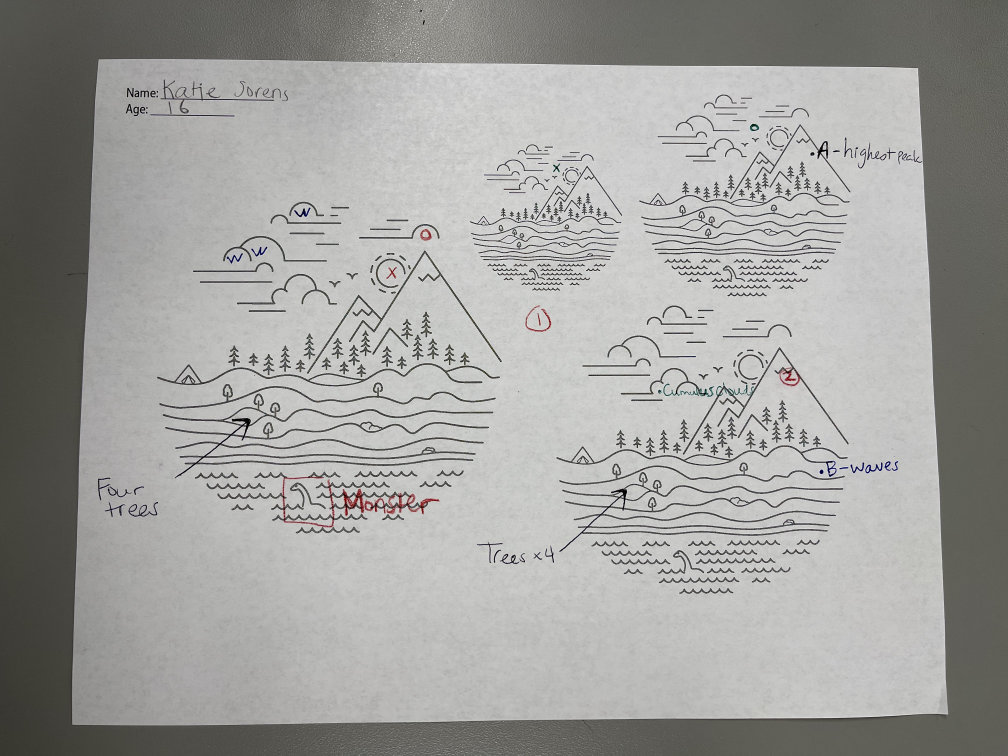
#> input picture sample1.jpeg, 4032 x 3024 px (shown at 1/4 size)
$ jupyter execute --allow-errors bird_view.ipynb
#> lines starting #> are read from the running program, lines starting #| are printed output that depends on the picture; after the words box and inside, x2 and y2 are one past the last pixel; in counts of white or black regions, pixels touching at a corner belong together
### utils.py
import cv2
import numpy as np
import matplotlib.pyplot as plt


def plott(img1, img2=None):
    if img2 is None:
        # plt.figure(figsize=(10, 10))
        if len(img1.shape) == 3:
            if img1.shape[-1] == 3:
                plt.imshow(img1[..., ::-1])
            else:
                plt.imshow(np.concatenate((img1[..., 2::-1], img1[..., 3:]), axis=2))
        else:
            plt.imshow(img1, cmap="gray")
    else:
        # plt.figure(figsize=(20, 20))
        if (
            len(img1.shape) == 3
            and len(img2.shape) == 3
            and img1.shape[-1] == 3
            and img2.shape[-1] == 3
        ):
            plt.subplot(121)
            plt.imshow(img1[..., ::-1])
            plt.subplot(122)
            plt.imshow(img2[..., ::-1])
        elif len(img1.shape) == 2 and len(img2.shape) == 2:
            plt.subplot(121)
            plt.imshow(img1, cmap="gray")
            plt.subplot(122)
            plt.imshow(img2, cmap="gray")
        elif len(img1.shape) == 3 and img1.shape[-1] == 3 and len(img2.shape) == 2:
            plt.subplot(121)
            plt.imshow(img1[..., ::-1])
            plt.subplot(122)
            plt.imshow(img2, cmap="gray")
        elif len(img1.shape) == 2 and len(img2.shape) == 3 and img2.shape[-1] == 3:
            plt.subplot(121)
            plt.imshow(img1, cmap="gray")
            plt.subplot(122)
            plt.imshow(img2[..., ::-1])
        elif (
            len(img1.shape) == 3
            and len(img2.shape) == 3
            and img1.shape[-1] == 4
            and img2.shape[-1] == 4
        ):
            plt.subplot(121)
            plt.imshow(np.concatenate((img1[..., 2::-1], img1[..., 3:]), axis=2))
            plt.subplot(122)
            plt.imshow(np.concatenate((img2[..., 2::-1], img2[..., 3:]), axis=2))
        elif (
            len(img1.shape) == 3
            and img1.shape[-1] == 3
            and len(img2.shape) == 3
            and img2.shape[-1] == 4
        ):
            plt.subplot(121)
            plt.imshow(img1[..., ::-1])
            plt.subplot(122)
            plt.imshow(np.concatenate((img2[..., 2::-1], img2[..., 3:]), axis=2))
        elif (
            len(img1.shape) == 3
            and img1.shape[-1] == 4
            and len(img2.shape) == 3
            and img2.shape[-1] == 3
        ):
            plt.subplot(121)
            plt.imshow(np.concatenate((img1[..., 2::-1], img1[..., 3:]), axis=2))
            plt.subplot(122)
            plt.imshow(img2[..., ::-1])
        elif len(img1.shape) == 3 and img1.shape[-1] == 4 and len(img2.shape) == 2:
            plt.subplot(121)
            plt.imshow(np.concatenate((img1[..., 2::-1], img1[..., 3:]), axis=2))
            plt.subplot(122)
            plt.imshow(img2, cmap="gray")
        elif len(img1.shape) == 2 and len(img2.shape) == 3 and img2.shape[-1] == 4:
            plt.subplot(121)
            plt.imshow(img1, cmap="gray")
            plt.subplot(122)
            plt.imshow(np.concatenate((img2[..., 2::-1], img2[..., 3:]), axis=2))


# [10 lines left out: function resize, not called in this run]


def gray(img):
    return cv2.cvtColor(img, cv2.COLOR_BGR2GRAY)


def hsv(img):
    return cv2.cvtColor(img, cv2.COLOR_BGR2HSV)


def blur(img, ksize=3):
    return cv2.blur(img, (ksize, ksize))


def canny(img, lt=100, ut=200, apertureSize=3):
    return cv2.Canny(img, lt, ut, apertureSize=apertureSize)


# [5 lines left out: function rotate, not called in this run]


def thresh(img, lt=128, ut=255, inv=True):
    return cv2.threshold(gray(img), lt, ut, cv2.THRESH_BINARY_INV if inv else cv2.THRESH_BINARY)[1]


def findContours(img, lt=128, ut=255, inv=True):
    return cv2.findContours(thresh(img, lt, ut, inv), cv2.RETR_EXTERNAL, cv2.CHAIN_APPROX_SIMPLE)[0]


# [4 lines left out: function drawContours, not called in this run]


def dilate(img, ksize=3, iters=1):
    kernel = np.ones((ksize, ksize), np.uint8)
    return cv2.dilate(img, kernel, iters)


def erode(img, ksize=3, iters=1):
    kernel = np.ones((ksize, ksize), np.uint8)
    return cv2.erode(img, kernel, iters)


def morphologyEx(img, ksize=3, morph=0):
    kernel = np.ones((ksize, ksize), np.uint8)
    return cv2.morphologyEx(img, cv2.MORPH_OPEN if morph==1 else cv2.MORPH_CLOSE, kernel)

### bird_view.ipynb
[cell 1]
from utils import *

[cell 2]
img = cv2.imread('sample1.jpeg')
#> img is the input picture: shape (3024, 4032, 3); mean B, G, R 157.6, 160.2, 160.5
plott(img)

[cell 3]
img_cpy = img.copy()
img_cpy[(img_cpy[..., :2].max(axis=2)-img_cpy[..., :2].min(axis=2)<10)] = (0, 0, 255)
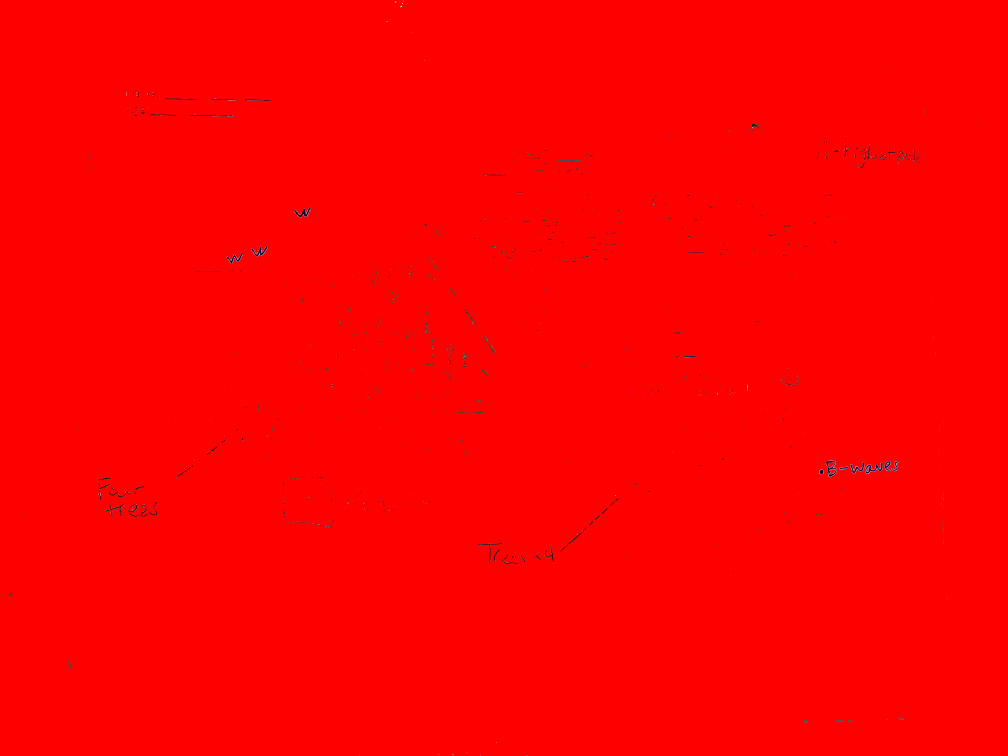
#> img_cpy: shape (3024, 4032, 3) (shown at 1/4 size); mean B, G, R 0.2, 0.2, 254.4

[cell 4]
plott(img_cpy)

[cell 5]
edged = cv2.Canny(img_cpy, 100, 200, apertureSize=3)
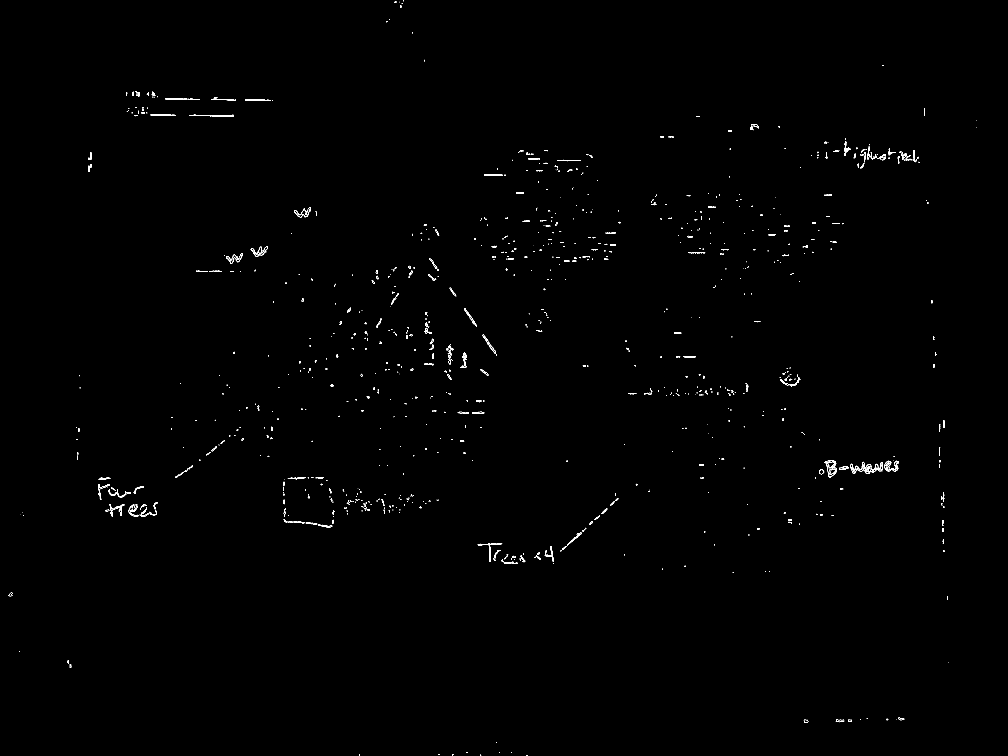
#> edged: shape (3024, 4032) (shown at 1/4 size); 0.23% white in thin lines or dots
plott(edged)

[cell 6]
kernel = np.ones((3, 3), np.uint8)
dilated = cv2.dilate(edged, kernel, iterations=1)
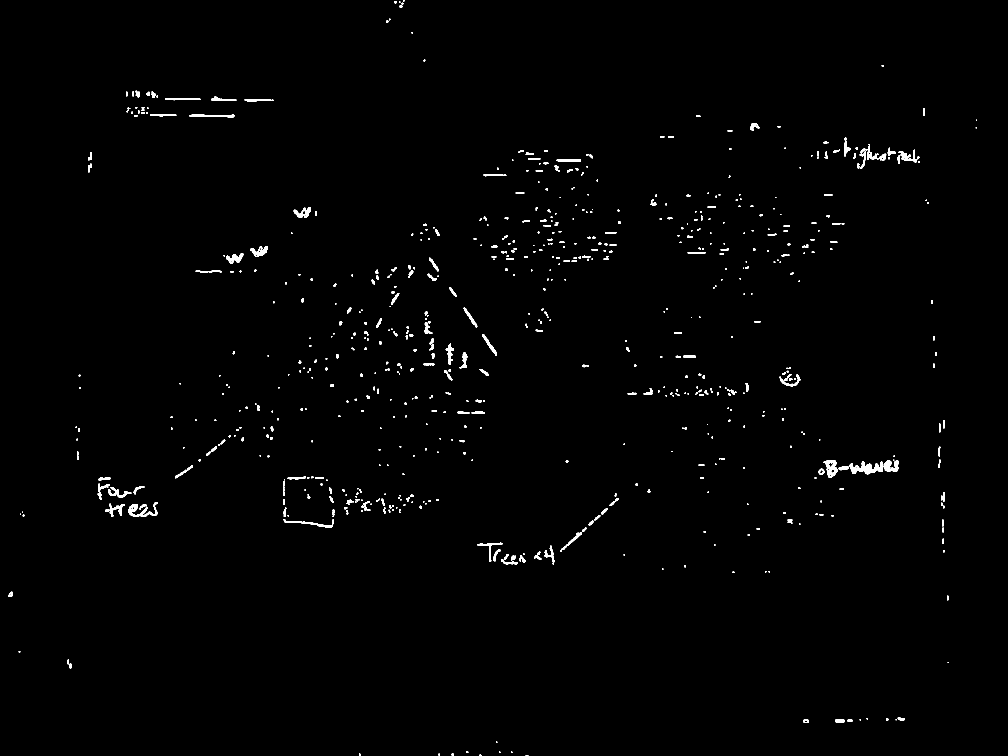
#> dilated: shape (3024, 4032) (shown at 1/4 size); 0.7% white; 771 white regions (29 under 20 px)
plott(dilated)

[cell 7]
cnts, _ = cv2.findContours(dilated, cv2.RETR_EXTERNAL, cv2.CHAIN_APPROX_SIMPLE)
#> cnts = 771 contours, 235 with area under 20; largest, box (x1, y1, x2, y2) and area: (3399, 1846, 3533, 1897) 3263, (3295, 1840, 3349, 1910) 2367, (3535, 1842, 3596, 1887) 1592, (1002, 985, 1072, 1028) 1421, (1175, 829, 1244, 872) 1414
max_cntr = max(cnts, key=lambda x: cv2.contourArea(x))
#> max_cntr = contour of 283 points, box (x1, y1, x2, y2) (3399, 1846, 3533, 1897), area 3263
wth_max_cntr = cv2.drawContours(img.copy(), [max_cntr], 0, (0, 255, 0), 2)
plott(wth_max_cntr)

[cell 8]
peri = cv2.arcLength(max_cntr, True)
#> peri = 559.9
pts1 = cv2.approxPolyDP(max_cntr, 0.032*peri, True)
#> pts1 = [[3399, 1859], [3414, 1895], [3531, 1878], [3528, 1847], [3493, 1877], [3453, 1846], [3443, 1875]]
pts1 = np.float32(pts1)
h, w = img.shape[:2]
#> h = 3024; w = 4032
pts2 = np.float32([[w, 0], [0, 0], [0, h], [w, h]])
